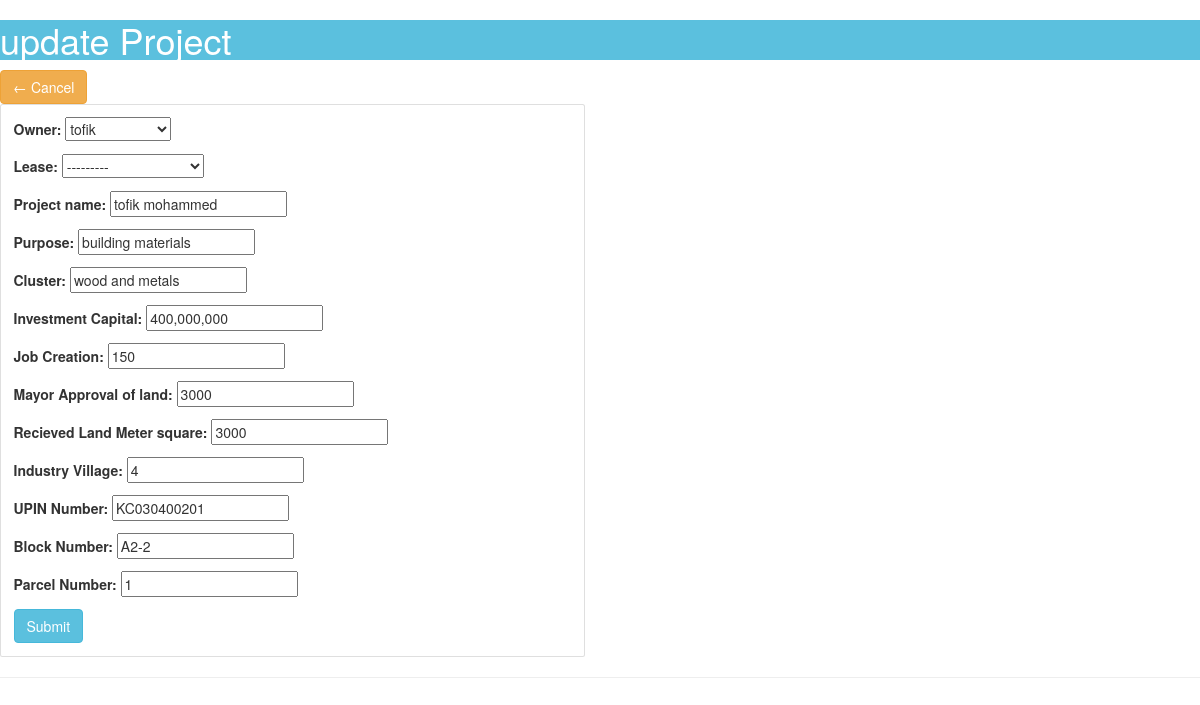
The app's page /updateproject/6/ (signed in) with its own data.
### projects/models.py (models this page shows, shortened)
class Projects(models.Model):
    owner = models.ForeignKey(Owner, null=True, on_delete= models.SET_NULL)
    lease = models.ForeignKey(Lease, null=True, on_delete= models.SET_NULL)
    Project_name = models.CharField(max_length=200, null=True)
    purpose = models.CharField(max_length=200, null=True)
    cluster = models.CharField(max_length=200, null=True)
    Investment_Capital = models.CharField(max_length=200, null=True)
    Job_Creation = models.CharField(max_length=200, null=True)
    Mayor_Approval_of_land = models.CharField(max_length=200, null=True)
    Recieved_Land_Meter_square = models.CharField(max_length=200, null=True)
    Industry_Village = models.CharField(max_length=200, null=True)
    UPIN_Number = models.CharField(max_length=200, null=True)
    Block_Number = models.CharField(max_length=200, null=True)
    Parcel_Number = models.CharField(max_length=200, null=True)
    date_created = models.DateTimeField(auto_now_add=True, null=True)

### projects/decorators.py (the view)
		def wrapper_func(request, *args, **kwargs):
			group = None
			if request.user.groups.exists():
				group = request.user.groups.all()[0].name
			if group in allowed_roles:
				return view_func(request, *args, **kwargs)
			else:
				return HttpResponse('You are not authorized to view this page')

### projects/forms.py
class ProjectsForm(ModelForm):
	class Meta:
		model = Projects
		fields = '__all__'

### projects/models.py (called while the page is built)
    def __str__(self):
        return self.name

    def __str__(self):
        return self.Email

### projects/views.py (called while the page is built)
@login_required(login_url='login')
@allowed_users(allowed_roles=['admin'])
def updateProject(request, pk):
    project = Projects.objects.get(id=pk)
    form = ProjectsForm(instance=project)
    context = {'form':form}
    if request.method == 'POST':
        form = ProjectsForm(request.POST, instance=project)
        if form.is_valid():
            form.save()
            return redirect('/dashboard')
    return render(request,'projects/update_project.html',context)

### projects/templates/projects/update_project.html (shortened to what this page needs)
{%  extends 'projects/main.html' %}
{% load static %}
{% block content %}
<head>
	<link rel="stylesheet" href="../maxcdn.bootstrapcdn.com/bootstrap/3.3.6/css/bootstrap.min.css"/>
</head>
<h1 class="bt btn-info">update Project </h1>
<a class="btn btn-warning" href="{% url 'dashboard' %}"> &#8592; Cancel </a>
<div class="row">
	<div class="col-md-6">
		<div class="card card-body">
			<form action="" method="POST">
				{{form.as_p}}
				<input class="btn btn-info" type="submit" name="Submit">
			</form>
		</div>
	</div>
</div>
{% endblock %}

### static/css/main.css (style rules this page uses)
body { background-color: #4cb4c7; }

### records on screen
Projects: owner "tofik", lease "---------", Project_name "tofik mohammed", purpose "building materials", cluster "wood and metals", Investment_Capital "400,000,000", Job_Creation "150", Mayor_Approval_of_land "3000", Recieved_Land_Meter_square "3000", Industry_Village "4", UPIN_Number "KC030400201", Block_Number "A2-2", Parcel_Number "1"
